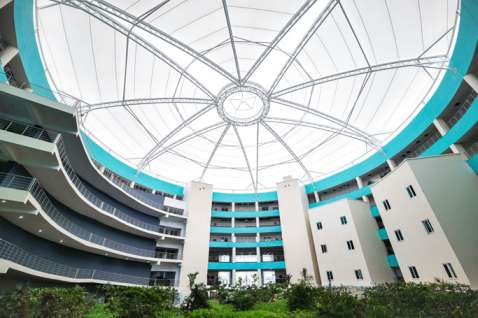
#> input picture Aliasing_Simulation/test_image.jpg, 478 x 318 px
$ python -i image_ops.py   (imports and definitions only)
#> lines starting #> are read from the running program, lines starting #| are printed output that depends on the picture
"""
Image Processing Operations Module
Handles image loading, test pattern generation, and preprocessing
"""

import numpy as np
from scipy import ndimage
from PIL import Image


class ImageProcessor:
    """
    Handles image processing operations for Fourier analysis
    """

    def __init__(self):
        """Initialize image processor"""
        self.test_patterns = {
            'building': self._generate_building,
            'face': self._generate_face,
            'geometric': self._generate_geometric,
            'texture': self._generate_texture
        }

    # [15 lines left out: function generate_test_image, not called in this run]

    def load_image(self, file_path, target_size=256):
        """
        Load and preprocess image for Fourier analysis

        Args:
            file_path (str): Path to image file
            target_size (int): Target size for square image

        Returns:
            tuple:
                - np.ndarray: Grayscale image array (normalized to [0, 1])
                - np.ndarray: Display image array in RGB (normalized to [0, 1])
        """
#> called with target_size = 256
        try:
            # Load image using PIL
            img = Image.open(file_path)
#> img is the input picture: PIL image 478x318 RGB; mean R, G, B 159.4, 172.5, 170.2

            # Prepare color and grayscale versions
            img_rgb = img.convert('RGB')
            img_gray = img_rgb.convert('L')
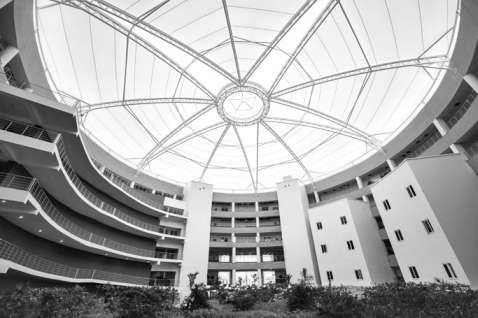
#> img_gray: PIL image 478x318 L; min 0, max 255, mean 168.3

            # Resize to target size
            img_rgb = img_rgb.resize((target_size, target_size), Image.Resampling.LANCZOS)
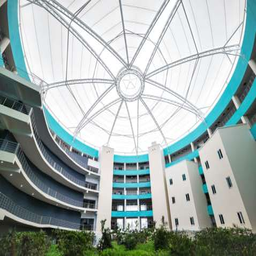
#> img_rgb: PIL image 256x256 RGB; mean R, G, B 159.4, 172.5, 170.2
            img_gray = img_gray.resize((target_size, target_size), Image.Resampling.LANCZOS)
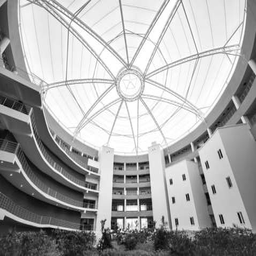
#> img_gray: PIL image 256x256 L; min 0, max 255, mean 168.3

            # Convert to numpy array and normalize
            gray_array = np.array(img_gray, dtype=np.float64) / 255.0
            color_array = np.array(img_rgb, dtype=np.float64) / 255.0

            return gray_array, color_array

        except Exception as e:
            print(f"Error loading image: {e}")
            # Return default test image on error
            fallback = self.generate_test_image(target_size, 'building')
            fallback_color = np.repeat(fallback[..., np.newaxis], 3, axis=2)
            return fallback, fallback_color

    # [204 lines left out: functions _generate_building, _generate_face, _generate_geometric, _generate_texture, normalize_image, resize_image and 2 more, not called in this run]

>>> result = ImageProcessor().load_image('../../../Aliasing_Simulation/test_image.jpg')
